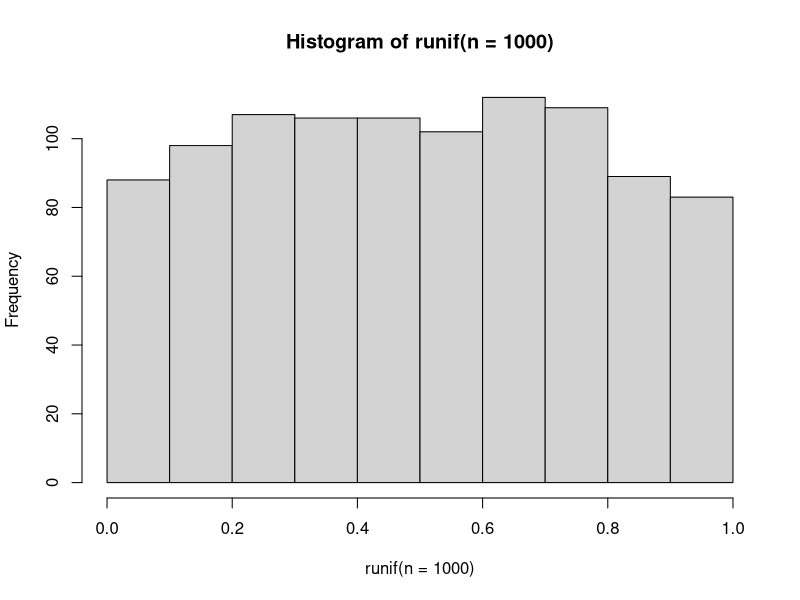
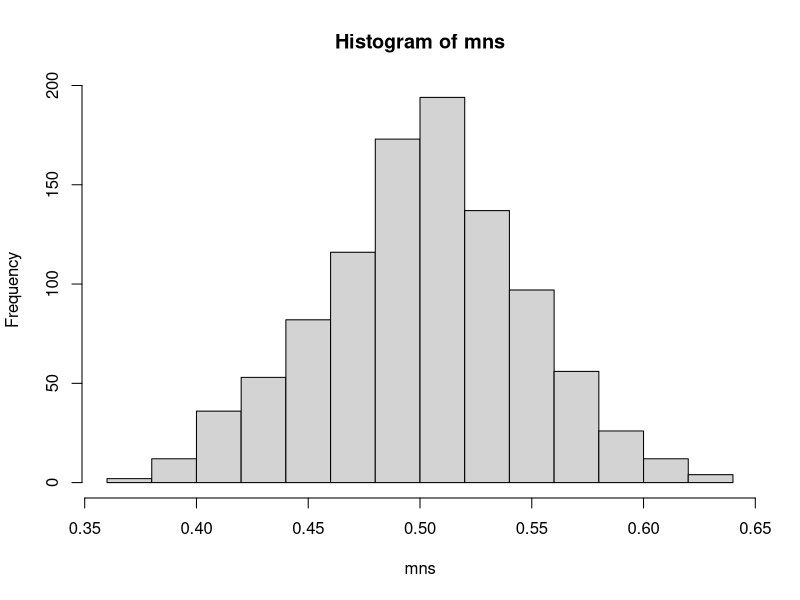
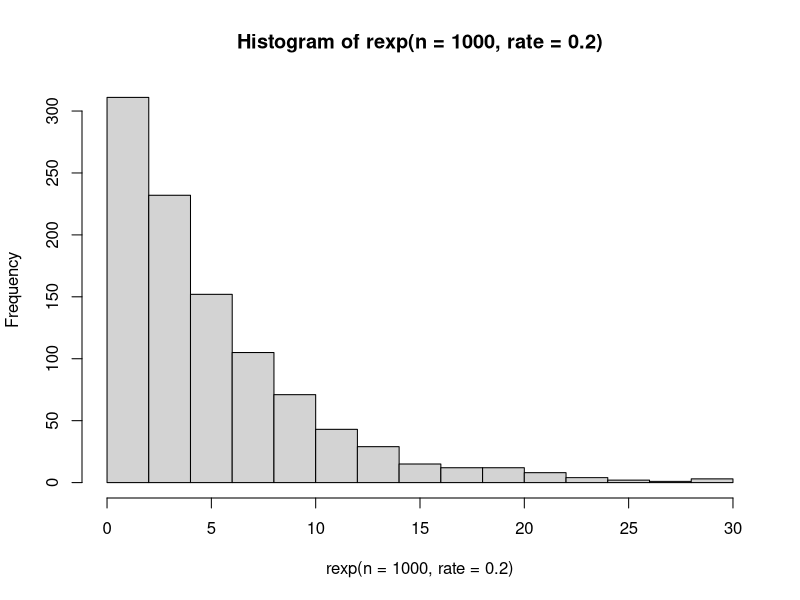
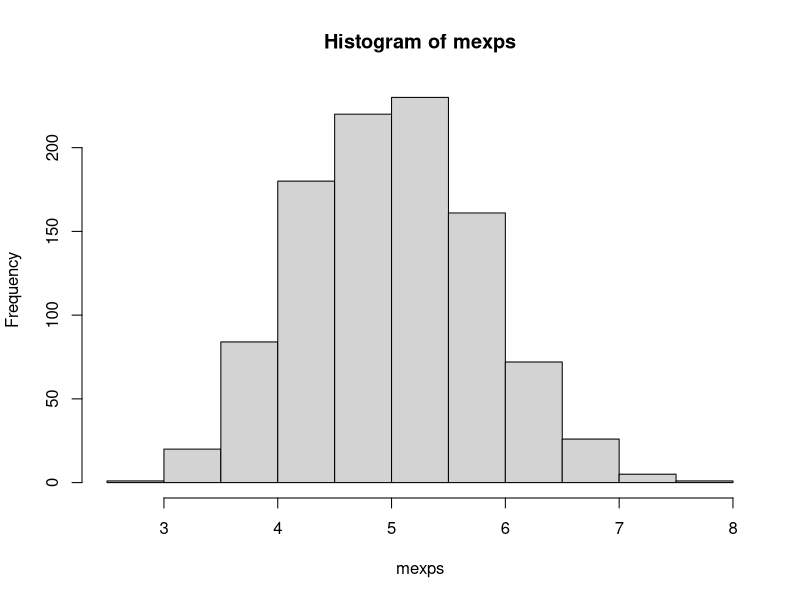

Here is the R script that generated these plots, in order:
### 1000 collections of runifs
mn <- NULL
mn <- mean((runif(n = 1000)))
hist(runif(n = 1000))

## 1000 collections of averages of 40 runifs
mns = NULL
for (i in 1 : 1000) {
      mns = c(mns, mean(runif(40)))
}      
hist(mns)



## Project ################################################################################
## 1000 collections of random exponentials (with rate = 2)
hist(rexp(n = 1000, rate = 0.2))

## 1000 collections of averages of 40 exponentials 
mexps <- NULL
for (i in 1 : 1000) {
    mexps <- c(mexps, mean(rexp(n = 40, rate = 0.2))) 
}    
hist(mexps)
